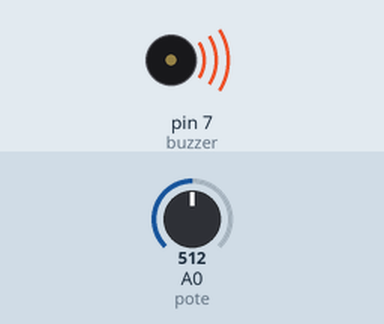
Recording of a sketch running on a simulated Arduino Uno, built with avr-gcc and run on an emulated ATmega328P. Shown: buzzer (waves = sounding). Inputs (shaded band) come from the test bench; at power-on: A0 (pote) = 512.

Above: at 1.2 s.
1.3 s: A0 (pote) set to 0
At 1.7 s:
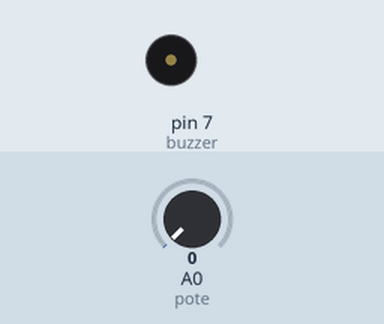
2.8 s: A0 (pote) set to 122
At 4.0 s:
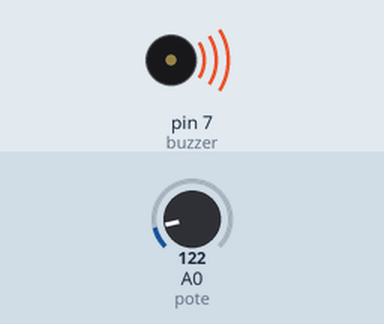
Timing chart, 0 to 5.8 s (numbered marks = the images above; inputs shaded):
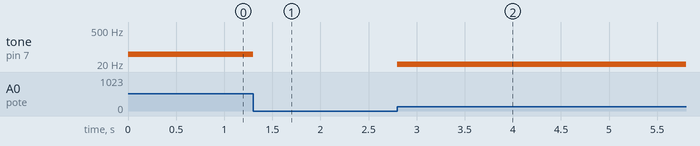

The sketch:

guia_arduino9.ino
```cpp
#define buzzer 7
int pote = A0;
int poteVal;
int sonidoVal;

void setup()
{
  pinMode(buzzer, OUTPUT);
  pinMode(pote, INPUT);
}

void loop()
{
  poteVal = analogRead(pote);
  sonidoVal = map(poteVal,0,1023,0,100);
  tone(buzzer,sonidoVal);
}
```

Measured:
- after the input at 1.3 s, tone on pin 7 (buzzer): 50 Hz → silent at once
- after the input at 2.8 s, tone on pin 7 (buzzer): silent → 11 Hz at once
